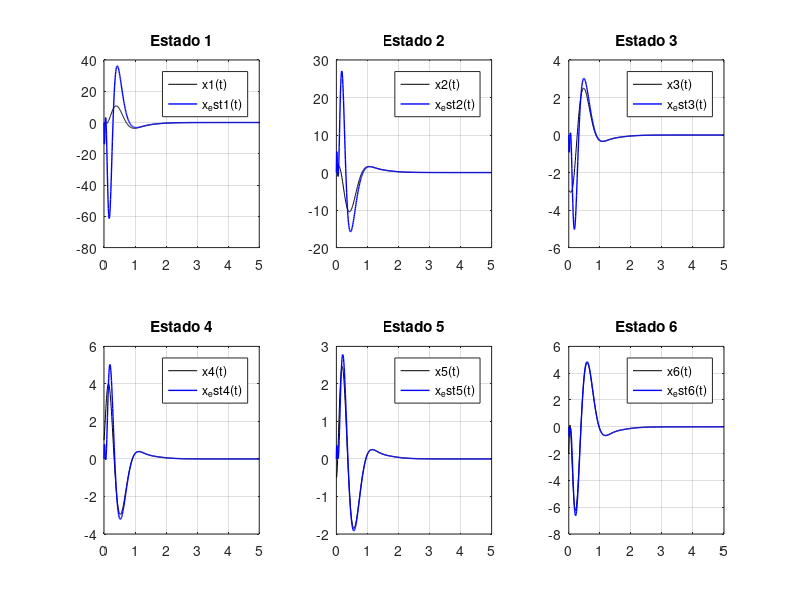

Source code (MATLAB):
G=zpk(-7,[-3 -5 roots([1 10 74])' roots([1 20 81])'],160)
Gss=ss(G)
[A,B,C,D]=ssdata(Gss)
n=length(A);
lambdasObs=[-14 -16 -10 -19 -17 -18];
F=diag(lambdasObs)
S=[1;2;3;1;2;3];
Co=ctrb(F,S)
R=rank(Co)

if R==n 
    disp('El par (F,S) es controlable')
else
    disp('El par (F,S) no es controlable')
end

T=sylvester(-F,A,S*C)

Ao=inv(T)*F*T;
Bo=[B inv(T)*S];
Co=eye(length(A));
Do=zeros(length(A),2);
Gobs=ss(Ao,Bo,Co,Do)

t=0:0.01:5; 
u=0*ones(length(t),1);
x0=[-1 2 -3 1 -0.5 -2]; %condiciones iniciales
[y,t,x]=lsim(Gss,u,t,x0);
[ye,t,xe]=lsim(Gobs,[u y]',t);
figure('Name','Evolucion de los estados y sus estimaciones');
title('Evolucion de todos los estados y sus estimaciones');
hold on;
% Grafico el estado 1 y sus estimaciones
subplot(2,3,1); 
plot(t,x(:,1),'k',t,xe(:,1),'b','LineWidth',1);
title('Estado 1');
grid on;
hold on;
legend('x1(t)','x_est1(t)');
% Grafico el estado 2 y sus estimaciones
subplot(2,3,2); 
plot(t,x(:,2),'k',t,xe(:,2),'b','LineWidth',1);
title('Estado 2');
grid on;
hold on;
legend('x2(t)','x_est2(t)');
% Grafico el estado 3 y sus estimaciones
subplot(2,3,3); 
plot(t,x(:,3),'k',t,xe(:,3),'b','LineWidth',1);
title('Estado 3');
grid on;
hold on;
legend('x3(t)','x_est3(t)');
% Grafico el estado 4 y sus estimaciones
subplot(2,3,4); 
plot(t,x(:,4),'k',t,xe(:,4),'b','LineWidth',1);
title('Estado 4');
grid on;
hold on;
legend('x4(t)','x_est4(t)');
% Grafico el estado 5 y sus estimaciones
subplot(2,3,5); 
plot(t,x(:,5),'k',t,xe(:,5),'b','LineWidth',1);
title('Estado 5');
grid on;
hold on;
legend('x5(t)','x_est5(t)');
% Grafico el estado 6 y sus estimaciones
subplot(2,3,6); 
plot(t,x(:,6),'k',t,xe(:,6),'b','LineWidth',1);
title('Estado 6');
grid on;
hold on;
legend('x6(t)','x_est6(t)');
